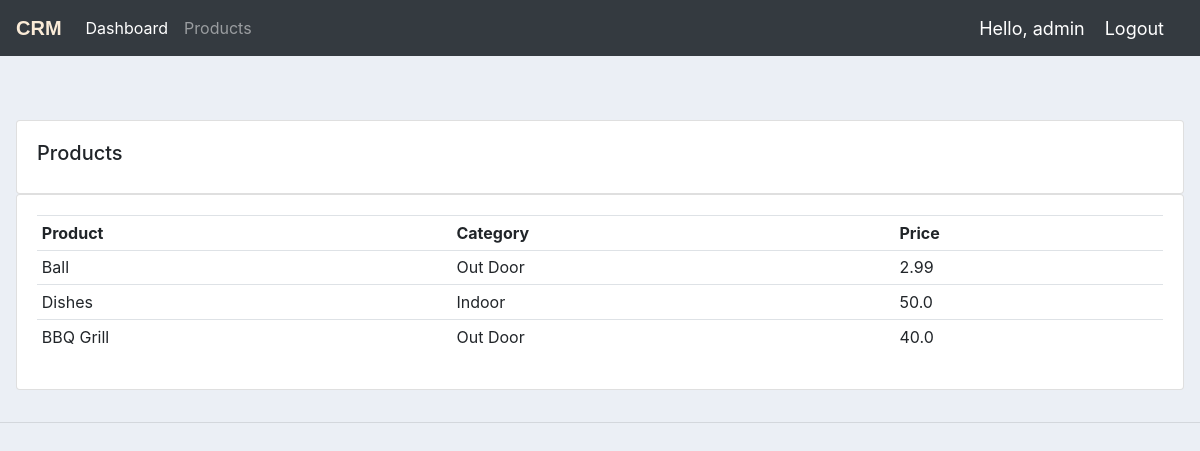
Page /accounts/products/ (signed in) on the committed database.
### accounts/models.py (models this page shows, shortened)
class Product(models.Model):
    CATEGORY = (
        ('Indoor', 'Indoor'),
        ('Out Door', 'Out Door')
    )
    name = models.CharField(max_length=200, null=True)
    price = models.FloatField(null=True)
    category = models.CharField(max_length=200, null=True, choices=CATEGORY)
    description = models.CharField(max_length=200, null=True, blank=True)
    date_created = models.DateTimeField(auto_now_add=True, null=True)
    tag = models.ManyToManyField(Tag)

### accounts/views.py (the view)
# urls.py: path('products/', views.products, name='products'),
@login_required(login_url='login')
def products(request):
    products = Product.objects.all()
    return render(request, 'accounts/products.html', {'products': products})

### templates/accounts/products.html
{% extends 'accounts/main.html' %}
{% block content %}
<br>
<div class="row p-3">
    <div class="col-md">
        <div class="card card-body">
            <h5>Products</h5>
        </div>
        <div class="card card-body">
            <table class="table table-sm">
                <tr>
                    <th>Product</th>
                    <th>Category</th>
                    <th>Price</th>
                </tr>
                {% for product in products %}
                    <tr>
                        <td>{{ product.name }}</td>
                        <td>{{ product.category }}</td>
                        <td>{{ product.price }}</td>
                    </tr>
                {% endfor %}
            </table>
        </div>
    </div>
</div>
{% endblock %}

### templates/accounts/navbar.html (shortened to what this page needs)
{% load static %}
<nav class="navbar navbar-expand-lg navbar-dark bg-dark">
    <a class="navbar-brand" href="{% url 'home' %}" id="logo">CRM</a>
    <div class="collapse navbar-collapse" id="navbarNav">
      <ul class="navbar-nav">
        <li class="nav-item active">
          <a class="nav-link" href="{% url 'home' %}">Dashboard</a>
        </li>
        <li class="nav-item">
          <a class="nav-link" href="{% url 'products' %}">Products</a>
        </li>
      </ul>
    </div>
    <span class="hello-msg">Hello, {{ request.user }}</span>
    <span style="color: #ebecac"><a href="{% url 'logout' %}" class="hello-msg">Logout</a></span>
  </nav>

### static/css/main.css (style rules this page uses)
body { background-color: #ebeff5; }
#logo { font-family: Impact, Haettenschweiler, 'Arial Narrow Bold', sans-serif; font-weight: bold; color: antiquewhite; }

### templates/accounts/navbar.html (style rules this page uses)
.hello-msg { font-size: 18px; color: #ffffff; margin-right: 20px; }

### rows in the picture
Product: name "Ball", category "Out Door", price "2.99"
Product: name "Dishes", category "Indoor", price "50.0"
Product: name "BBQ Grill", category "Out Door", price "40.0"

### other values in the picture
{{ request.user }} "admin"
